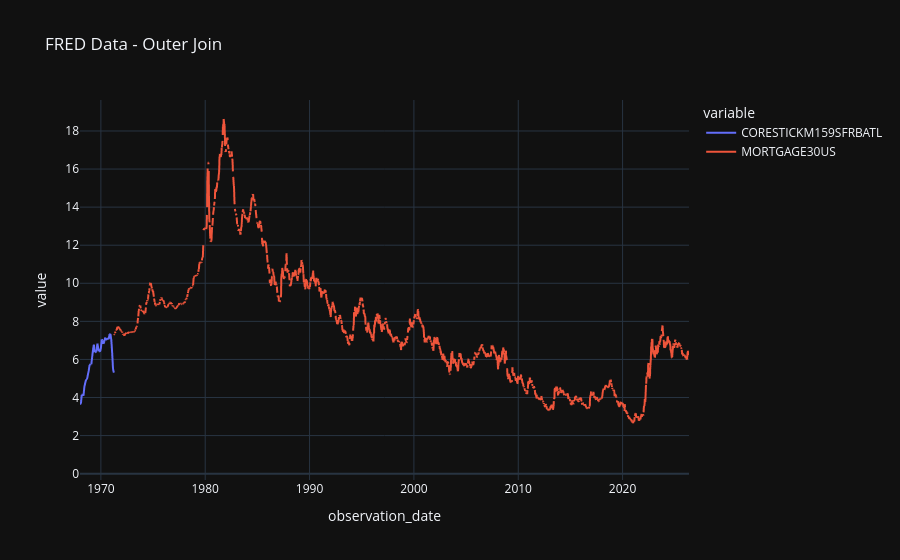

Notebook code cell kept with this figure:
### Code cell
pdf_join.plot(title='FRED Data - Outer Join')

### Figure 1 — Plotly figure (JSON) as saved in the notebook; plotly's stock layout.template omitted (floating-point values rounded to 4 significant figures; data arrays with more than 128 entries replaced by an {"elided": "..."} marker saying what was removed)
{"data": [{"hovertemplate": "variable=CORESTICKM159SFRBATL<br>observation_date=%{x}<br>value=%{y}<extra></extra>", "legendgroup": "CORESTICKM159SFRBATL", "line": {"color": "#636efa", "dash": "solid"}, "marker": {"symbol": "circle"}, "mode": "lines", "name": "CORESTICKM159SFRBATL", "showlegend": true, "type": "scattergl", "x": {"elided": "3490 str values"}, "xaxis": "x", "y": {"elided": "3490 float values"}, "yaxis": "y"}, {"hovertemplate": "variable=MORTGAGE30US<br>observation_date=%{x}<br>value=%{y}<extra></extra>", "legendgroup": "MORTGAGE30US", "line": {"color": "#EF553B", "dash": "solid"}, "marker": {"symbol": "circle"}, "mode": "lines", "name": "MORTGAGE30US", "showlegend": true, "type": "scattergl", "x": {"elided": "3490 str values"}, "xaxis": "x", "y": {"elided": "3490 float values"}, "yaxis": "y"}], "layout": {"legend": {"title": {"text": "variable"}, "tracegroupgap": 0}, "title": {"text": "FRED Data - Outer Join"}, "xaxis": {"anchor": "y", "domain": [0, 1], "title": {"text": "observation_date"}}, "yaxis": {"anchor": "x", "domain": [0, 1], "title": {"text": "value"}}}}
